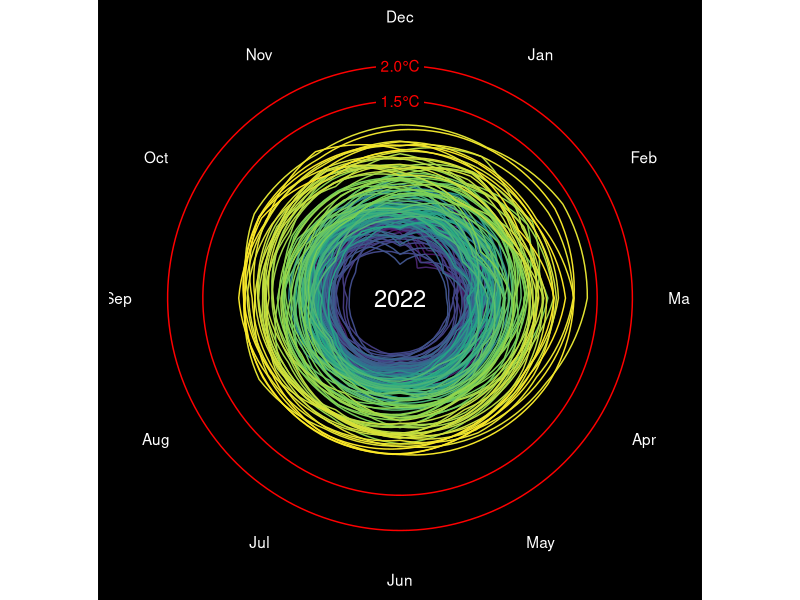
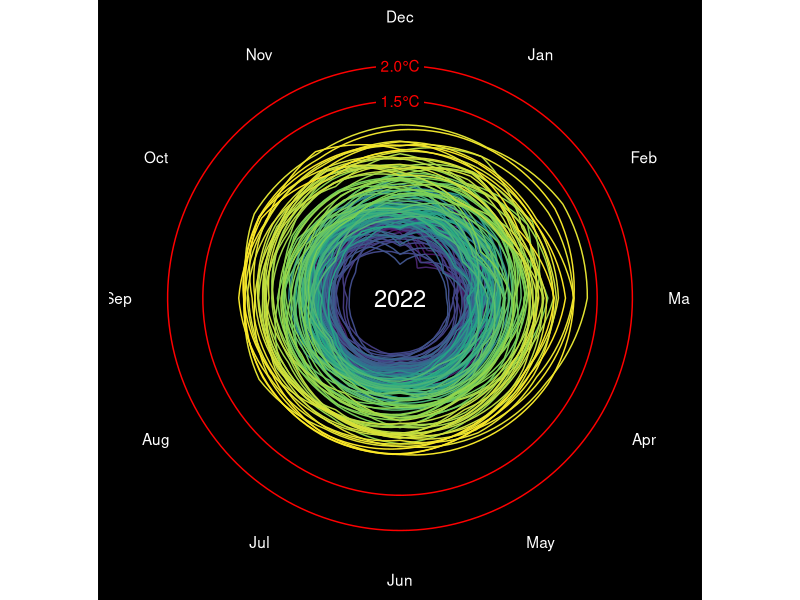

The R source for these figures, in order:
library(tidyverse)
library(gganimate)



# Plot: There are data in preceding year and next year.
# Need to create 3 separated dataframes

t_diff <- 
  read_csv("data/GLB.Ts+dSST.csv", skip = 1, na = "***") %>% #load CSV file, skip 1st rows
  select(year = Year, month.abb) %>% #month.abb is constant R build-in. which is the same as our datatype
  # Tidy dataframe by converting month in 1 column accept for year
  #Pivot dataframe for all columns except for year column, Give a name of month column
  pivot_longer(-year, names_to = "month", values_to = "t_diff") %>%
  drop_na() #Ignore NA value
  

# Create 3 Separated dataframe
# Create dataframe for preceding December
# last_dec <-
#   t_diff %>%
#   filter(month == "Dec") %>% #Filter December
#   mutate(year = year + 1,   #Calculate preceding year by using the original data
#          month = "last_Dec") #Rename Dec to last_Dec

# Create dataframe for next Jan
next_jan <-
  t_diff %>%
  filter(month == "Jan") %>% #Filter January
  mutate(year = year - 1,    # Add extra year
         month = "next_Jan") # Rename it

#Combine 3 dataframes
t_data <- 
  bind_rows(t_diff,next_jan) %>%
  mutate(month = factor(month, levels = c(month.abb, "next_Jan")), #Order months into numerical order rather than alphabet order, define month as a factor
         month_number = as.numeric(month)) %>% #Remove previous December to remove zero from dataframe
  arrange(year, month) %>% # arrange year and month       
  filter(year != 1879) %>% # we dont need 1879
  mutate(step_number = 1:nrow(.)) #Add row number. 1:nrow(.) means count from 1 to the end of row in this dataframe. need to count step over the row
  
  
  annotation <-
    t_data %>% #create new dataframe from 2022
    slice_max(year) %>%
    slice_max(month_number)
 
temp_line <- #Create text at specific position
  tibble(
    x = 12,
    y = c(1.5, 2.0),
    labels = c("1.5\u00B0C", "2.0\u00B0C")
  )

#Create dataframe for tangential month to the ciricle
month_label <-
  tibble(
    x = 1:12,
    labels = month.abb,
    y = 2.7
  )

 
# a <-  
  t_data %>% ggplot(aes(x = month_number, 
             y = t_diff, 
             group = year, 
             color = year), inherit.aes = FALSE) +
    # geom_rect(aes(xmin = 1, xmax = 13, ymin = -2, ymax = 2.4), # create black circle background
    #           color = "black", fill = "black",
    #           inherit.aes = FALSE)+ 
   geom_hline(yintercept = c(1.5, 2.0), color = "red") + # Add white line at 1.5 and 2.0 y intercept
  geom_label(data = temp_line, aes(x = x, y = y, label = labels), #Add label and coloring
             color = "red", fill = "black", label.size = 0,
             inherit.aes = FALSE)+
  geom_text(data = month_label, aes(x = x, y = y, label = labels), # Add month label back to the position
            color = "white",
            inherit.aes = FALSE#,
            #angle = seq(360-360/12, 0, length.out = 12) #Assign angle to the month label
            ) + 
  geom_label(aes(x = 1, y = -1.3, label = year), 
               color = "white", fill = "black",
               label.size = 0,
               size = 6) +
  geom_line()+

  scale_x_continuous(breaks = 1:12, #Set x axis and its coordinator
                     labels = month.abb,
                     expand = c(0,0),
                     sec.axis = dup_axis(name = NULL, labels = NULL)) +
  scale_y_continuous(breaks = seq(-2,2,0.2),
                     limits = c(-2,2.7),
                     expand = c(0,-0.7), # expand grid. First is an addition. Second is an multiplication.
                     sec.axis = dup_axis(name = NULL, labels = NULL)) + #Rescale y axis
   scale_color_viridis_c(breaks = seq(1880,2020,20), #Change the color to continuous scale. Re-scale the legend
                        guide = "none") + #Remove legend 
  coord_polar(start = 2*pi/12)+ #Set polar 5 minutes off. "start" measures thing in radius 
  labs(x = NULL, # Add label
      y = NULL,
      title = NULL) + 
  theme(
    panel.background = element_rect(fill = "black"), #Add black color and white border. Increase border line size
    plot.background = element_rect(fill = "black", color = "black"),
    panel.grid = element_blank(), # Remove grid line color
    axis.text.x = element_blank(),
    axis.text.y = element_blank(),
    axis.ticks = element_blank(),
    axis.title = element_blank(),
    plot.title = element_blank()
  )#+
  # transition_manual(frames = year, cumulative = TRUE)  #Add data and keep the old data in gganimate only
   
ggsave("figures/climate_spiral_nasa.png", width = 4.155, height = 4.5, unit = "in", dpi = 300)
 
# animate(a, width = 4.155, height = 4.5, unit = "in", res = 300
#         # nframes = nrow(t_data),
#         # fps = nrow(t_data)/12/60/60
#         )
# anim_save("figures/climate_spiral.gif")
# 
# animate(a, width = 4.155, height = 4.5, unit = "in", res = 300,
#         renderer = av_renderer("figures/climate_spiral.mp4")
# )
